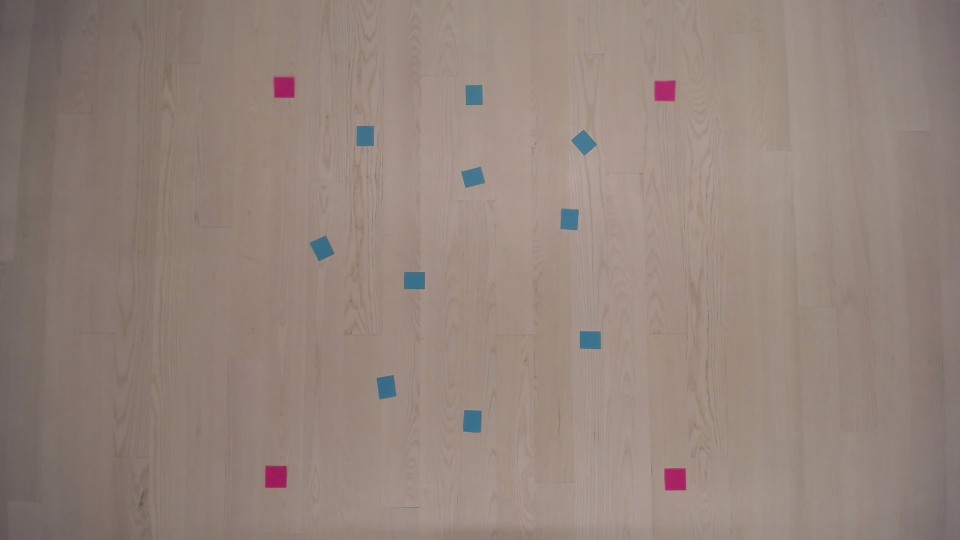
#> input picture src/img_processing/final_graph/graph.jpg, 1920 x 1080 px (shown at 1/2 size)
$ python hsv_finder.py
#> lines starting #> are read from the running program, lines starting #| are printed output that depends on the picture; after the words box and inside, x2 and y2 are one past the last pixel; in counts of white or black regions, pixels touching at a corner belong together
import cv2
import numpy as np
from imutils import paths


def nothing(x):
    pass

def hsv_finder(image, temp=False):
    # Load image
    #image = cv2.imread('blue_postit_254p6.png')
    #image = cv2.imread(img)

    # Create a window
    cv2.namedWindow('image', cv2.WINDOW_NORMAL)
    cv2.resizeWindow('image', 400, 400)

    if temp:
        temp_hMin = 95
        temp_sMin = 59
        temp_hMax = 104

    else:
        temp_hMin = 0
        temp_sMin = 0
        temp_hMax = 104

    # Create trackbars for color change
    # Hue is from 0-179 for Opencv
    cv2.createTrackbar('HMin', 'image', temp_hMin, 179, nothing)
    cv2.createTrackbar('SMin', 'image', temp_sMin, 255, nothing)
    cv2.createTrackbar('VMin', 'image', 0, 255, nothing)
    cv2.createTrackbar('HMax', 'image', 0, 179, nothing)
    cv2.createTrackbar('SMax', 'image', 0, 255, nothing)
    cv2.createTrackbar('VMax', 'image', 0, 255, nothing)

    # Set default value for Max HSV trackbars
    cv2.setTrackbarPos('HMax', 'image', 179)
    cv2.setTrackbarPos('SMax', 'image', 255)
    cv2.setTrackbarPos('VMax', 'image', 255)

    # Initialize HSV min/max values
    hMin = sMin = vMin = hMax = sMax = vMax = 0
    phMin = psMin = pvMin = phMax = psMax = pvMax = 0

    while(1):
        # Get current positions of all trackbars
        hMin = cv2.getTrackbarPos('HMin', 'image')
        sMin = cv2.getTrackbarPos('SMin', 'image')
        vMin = cv2.getTrackbarPos('VMin', 'image')
        hMax = cv2.getTrackbarPos('HMax', 'image')
        sMax = cv2.getTrackbarPos('SMax', 'image')
        vMax = cv2.getTrackbarPos('VMax', 'image')

        # Set minimum and maximum HSV values to display
        lower = np.array([hMin, sMin, vMin])
        upper = np.array([hMax, sMax, vMax])

        # Convert to HSV format and color threshold
        hsv = cv2.cvtColor(image, cv2.COLOR_BGR2HSV)
        mask = cv2.inRange(hsv, lower, upper)
        result = cv2.bitwise_and(image, image, mask=mask)

        # Print if there is a change in HSV value
        if((phMin != hMin) | (psMin != sMin) | (pvMin != vMin) | (phMax != hMax) | (psMax != sMax) | (pvMax != vMax) ):
            print("(hMin = %d , sMin = %d, vMin = %d), (hMax = %d , sMax = %d, vMax = %d)" % (hMin , sMin , vMin, hMax, sMax , vMax))
            phMin = hMin
            psMin = sMin
            pvMin = vMin
            phMax = hMax
            psMax = sMax
            pvMax = vMax

        # Display result image
        cv2.imshow('image', result)
        if cv2.waitKey(10) & 0xFF == ord('q'):
            break

    cv2.destroyAllWindows()

# [9 lines of commented-out code are left out]
img = "final_graph/graph.jpg"

img = cv2.imread(img)
#> img is the input picture: shape (1080, 1920, 3); mean B, G, R 123.5, 132.1, 148.1
img = cv2.resize(img, (0,0), fx=0.2, fy=0.2)
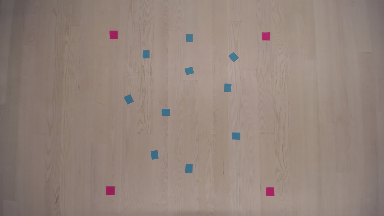
#> img: shape (216, 384, 3); mean B, G, R 123.5, 132.1, 148.1
hsv_finder(img, temp=True)
#> in hsv_finder, `hsv = cv2.cvtColor(image, cv2.COLOR_BGR2HSV)`: hsv: shape (216, 384, 3); mean H, S, V 12.1, 44.2, 148.6
#> in hsv_finder, `mask = cv2.inRange(hsv, lower, upper)`:
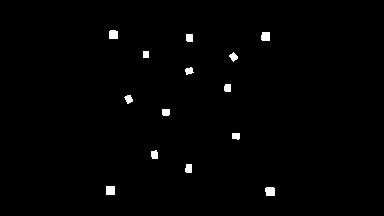
#> mask: shape (216, 384); 1% white; 14 white regions, largest, box (x1, y1, x2, y2) and area: (265, 187, 275, 196) 84, (106, 186, 115, 195) 81, (109, 30, 118, 39) 78
#> (key q is pressed here)
